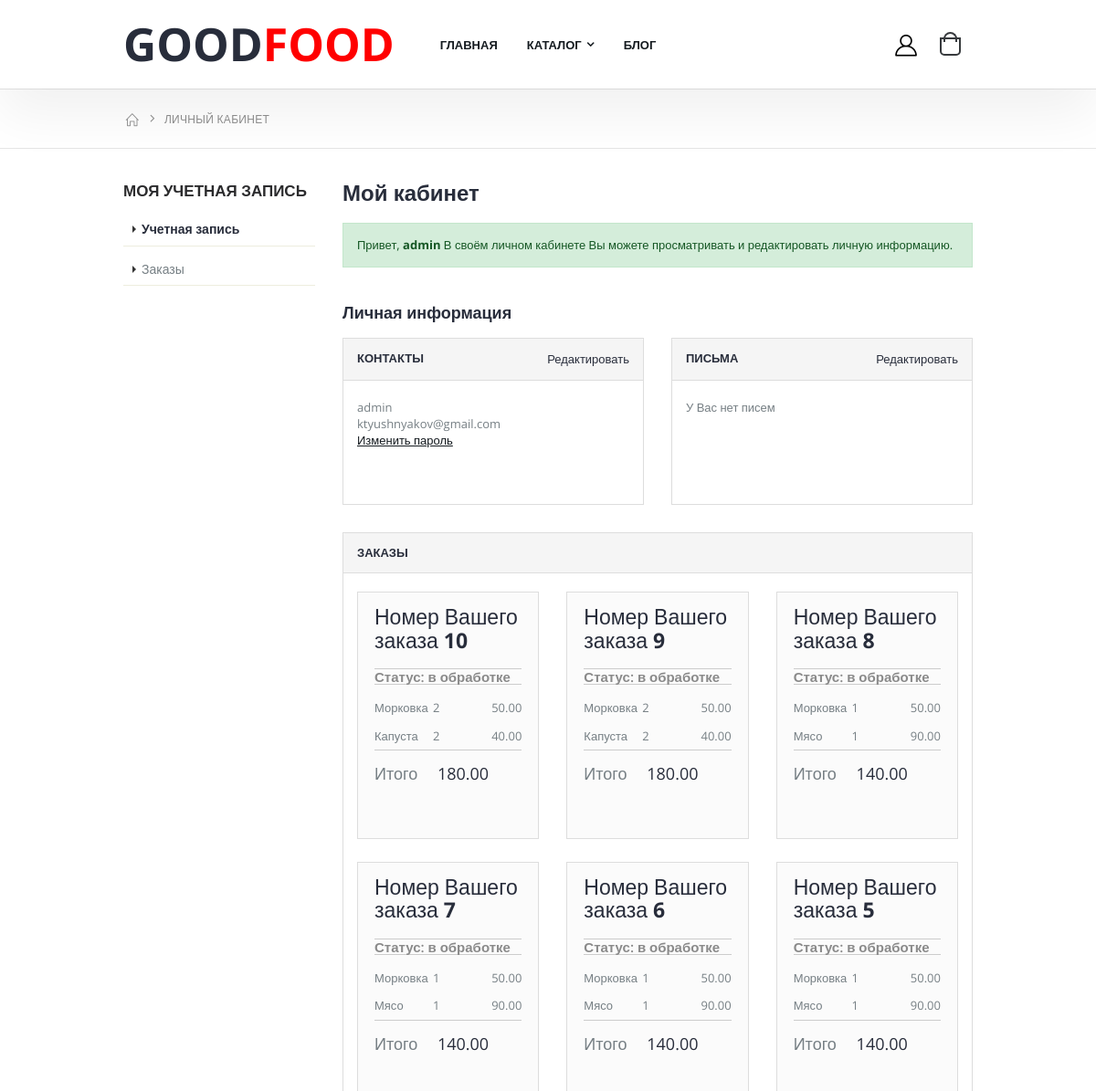
Before: /dashboard/1/ (signed in, upper part) with the older database file.
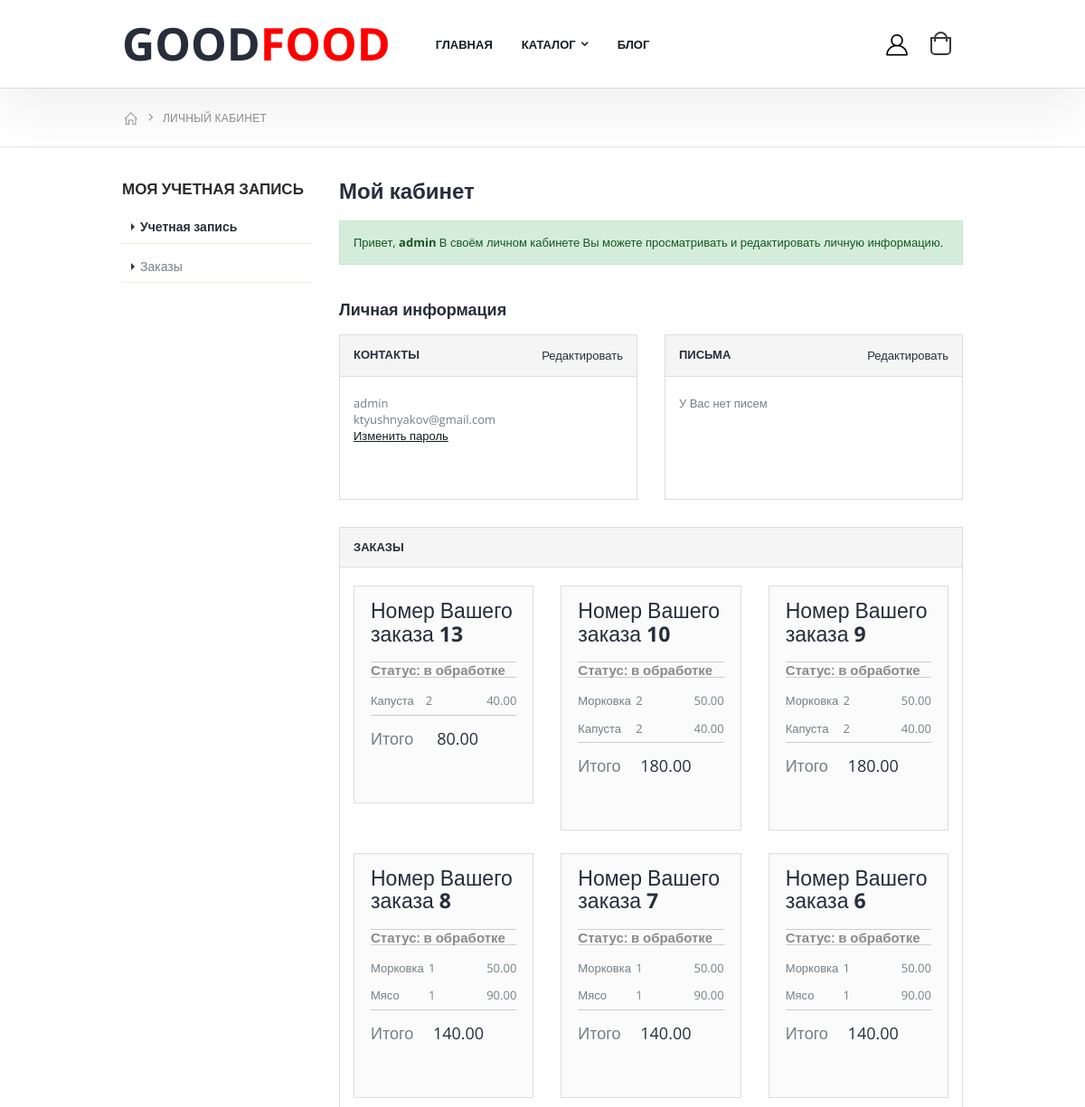
After: the same page with the newer database file.
### shop/models.py (models this page shows, shortened)
class Order(models.Model):
    address = models.CharField(max_length=250)
    phone = models.CharField(max_length=20)
    created = models.DateTimeField(auto_now_add=True)
    shipped = models.BooleanField(default=False)
    user = models.ForeignKey(User, on_delete=models.CASCADE, null=True, blank=True)
    class Meta:
        ordering = ('-created',)
        verbose_name = 'Заказ'
        verbose_name_plural = 'Заказы'
    def get_total_cost(self):
        return sum(item.get_cost() for item in self.items.all())

class OrderItem(models.Model):
    order = models.ForeignKey(Order, related_name='items', on_delete=models.CASCADE)
    product = models.ForeignKey(Product, related_name='order_items', on_delete=models.CASCADE)
    price = models.DecimalField(max_digits=6, decimal_places=2)
    quantity = models.PositiveIntegerField(default=1)
    def get_cost(self):
        return self.price * self.quantity

class Product(models.Model):
    name = models.CharField(max_length=30)
    price = models.DecimalField(decimal_places=2, max_digits=6)
    description = models.TextField()
    category = models.ForeignKey('Category', on_delete=models.CASCADE)
    chosen = models.BooleanField(default=False)
    slider = models.BooleanField(default=False)

### shop/views.py (the view)
# urls.py: path('dashboard/<int:user_id>/', views.dashboard, name='dashboard'),
@login_required
def dashboard(request, user_id=None):
    data = get_cart(request)
    user = User.objects.get(pk=user_id)
    data['user'] = user
    data['order_list'] = Order.objects.filter(user=user)
    return render(request, 'dashboard.html', context=data)

### shop/views.py (called while the page is built)
def get_cart(request):
    if not 'cart' in request.session:
        cart_products = []
        cart = {}
    else:
        cart_products = Product.objects.filter(pk__in=request.session['cart'])
        cart = request.session['cart']
    return {'cart': cart, 'cart_products': cart_products}

### templates/dashboard.html (shortened to what the changed rows need)
{% extends "index.html" %}
{% load static %}
{% block content %}
        <main class="main">
            <div class="container">
                <div class="row">
                    <div class="col-lg-9 order-lg-last dashboard-content">
                        <h2>Мой кабинет</h2>
                        <div class="card">
                            <div class="card-body">
                                <div class="row">
                                    {% for order in order_list %}
                                    <div class="col-lg-4">
                                        <div class="cart-summary">
                                            <h3>Номер Вашего заказа <strong>{{ order.id }}</strong></h3>
                                            {% if order.shipped %}
                                            <h4>Статус: <strong>отправлен</strong></h4>
                                            {% else %}
                                            <h4>Статус: <strong>в обработке</strong></h4>
                                            {% endif %}
                                            <table class="table table-totals">
                                                <tbody>
                                                    {% for item in order.items.all %}
                                                    <tr>
                                                        <td>{{ item.product.name }}</td>
                                                        <td>{{ item.quantity }}</td>
                                                        <td>{{ item.price }}</td>
                                                    </tr>
                                                    {% endfor %}
                                                </tbody>
                                                <tfoot>
                                                    <tr>
                                                        <td>Итого</td>
                                                        <td>{{ order.get_total_cost }}</td>
                                                    </tr>
                                                </tfoot>
                                            </table>
                                        </div>
                                    </div>
                                    {% endfor %}
                                </div>
                            </div>
                        </div>
                    </div>
                </div>
            </div>
        </main>
{% endblock content %}

Changed rows visible on the page:
no longer on this page (row unchanged): Order: id "5", shows "Статус:", shipped "в обработке", get_total_cost "140.00"
no longer on this page (row unchanged): OrderItem: product.name "Морковка", quantity "1", price "50.00", shown under "5"
no longer on this page (row unchanged): OrderItem: product.name "Мясо", quantity "1", price "90.00", shown under "5"
added Order: id "13", shows "Статус:", shipped "в обработке", get_total_cost "80.00"
added OrderItem: product.name "Капуста", quantity "2", price "40.00", shown under "13"
